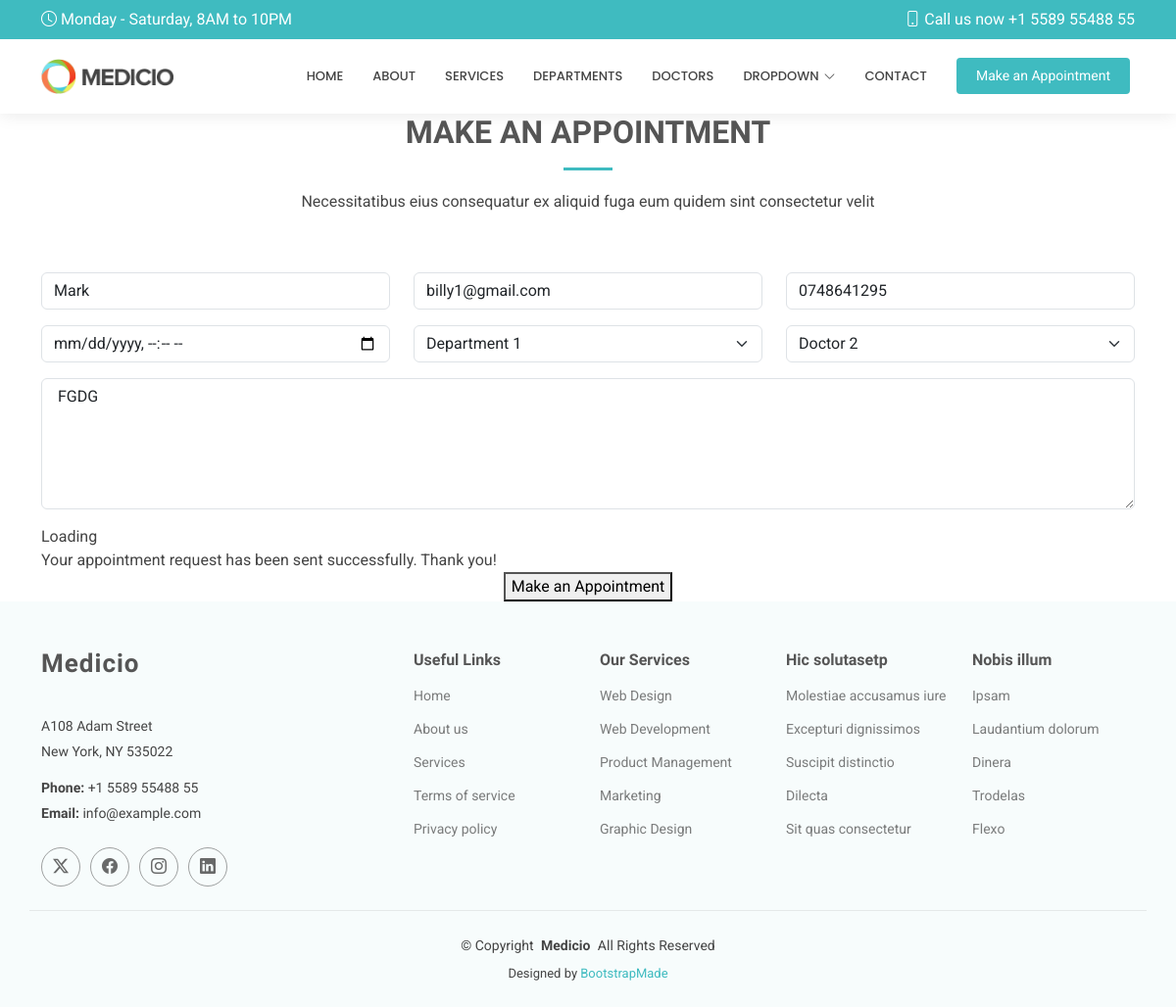
The app's page /edit/1, older data.
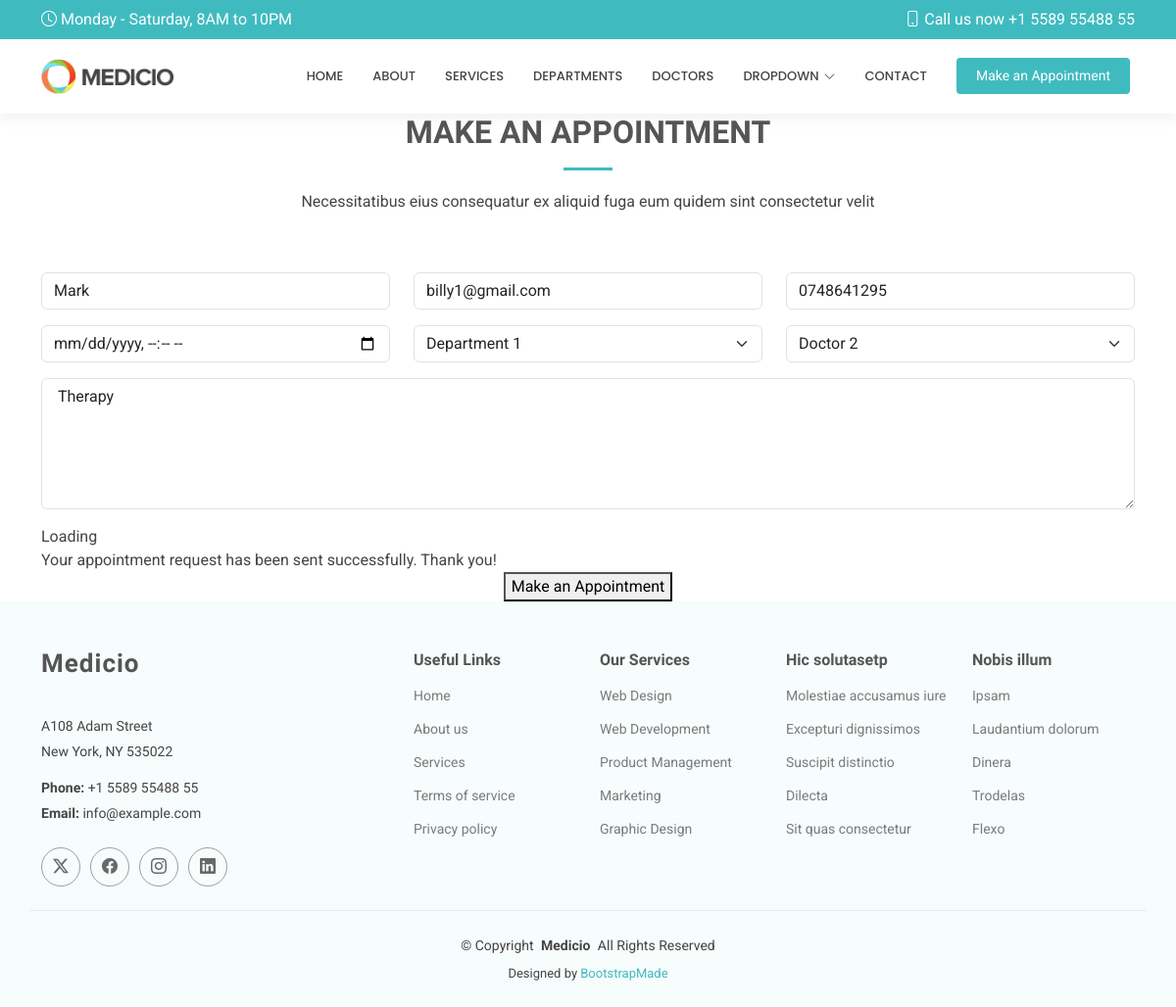
The same page, newer data.
### Hospitalapp/models.py (models this page shows, shortened)
class Appointment(models.Model):
    name = models.CharField(max_length=100)
    email = models.EmailField()
    phone  = models.CharField(max_length=100)
    date = models.DateTimeField()
    department = models.CharField(max_length=100)
    doctor = models.CharField(max_length=100)
    message = models.TextField()

### Hospitalapp/views.py (the view)
# urls.py: path('edit/<int:id>', views.edit,name='edit'),
def edit(request,id):
    appointment = get_object_or_404(Appointment,id=id)
    if request.method == 'POST':
       appointment.name = request.POST.get('name')
       appointment.email = request.POST.get('email')
       appointment.phone = request.POST.get('phone')
       appointment.date = request.POST.get('date')
       appointment.department = request.POST.get('department')
       appointment.doctor = request.POST.get('doctor')
       appointment.message = request.POST.get('message')
       appointment.save()
       return redirect('/show')
    else:
       return render(request,'edit.html',{'appointment':appointment})

### Templates/edit.html (shortened to what this page needs)
{% extends 'starter-page.html' %}
{% load static %}
{% block content %}
      <div class="container section-title" data-aos="fade-up">
        <h2>MAKE AN APPOINTMENT</h2>
        <p>Necessitatibus eius consequatur ex aliquid fuga eum quidem sint consectetur velit</p>
      </div>
      <div class="container" data-aos="fade-up" data-aos-delay="100">
        <form  method="post">
          <div class="row">
            <div class="col-md-4 form-group">
              <input type="text" value="{{ appointment.name }}" name="name" class="form-control" id="name" placeholder="Your Name" required="">
            </div>
            <div class="col-md-4 form-group mt-3 mt-md-0">
              <input type="email" value="{{ appointment.email }}" class="form-control" name="email" id="email" placeholder="Your Email" required="">
            </div>
            <div class="col-md-4 form-group mt-3 mt-md-0">
              <input type="tel" class="form-control" value="{{ appointment.phone }}" name="phone" id="phone" placeholder="Your Phone" required="">
            </div>
          </div>
          <div class="row">
            <div class="col-md-4 form-group mt-3">
              <input type="datetime-local" name="date" class="form-control datepicker" id="date" placeholder="Appointment Date" required="">
            </div>
            <div class="col-md-4 form-group mt-3">
              <select name="department" id="department" class="form-select" required="">
                <option value="Department 1" {% if appointment.department == "Department 1" %}selected {% endif %} >Department 1</option>
              </select>
            </div>
            <div class="col-md-4 form-group mt-3">
              <select name="doctor" id="doctor" class="form-select" required="">
                <option value="Doctor 2" {% if appointment.doctor == "Doctor 2" %}selected {% endif %} >Doctor 2</option>
              </select>
            </div>
          </div>
          <div class="form-group mt-3">
            <textarea class="form-control" name="message" rows="5" placeholder="Message (Optional)"> {{ appointment.message }}</textarea>
          </div>
          <div class="mt-3">
            <div class="loading">Loading</div>
            <div class="sent-message">Your appointment request has been sent successfully. Thank you!</div>
            <div class="text-center"><button type="submit">Make an Appointment</button></div>
          </div>
        </form>
      </div>
{% endblock %}

Row changes from the older to the newer data that the page shows:
changed Appointment "Mark": message "FGDG" → "Therapy"
